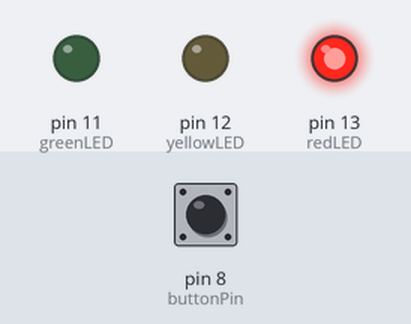
Bench run of a sketch on a simulated Arduino Uno, built with avr-gcc and run on an emulated ATmega328P. Parts: output pins drawn as LEDs (lit = HIGH). The test bench sets the inputs (shaded band); at power-on: pin 8 (buttonPin) LOW.

Above: at 3.5 s.
At 10.5 s:
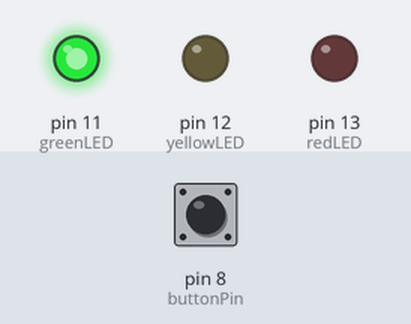
At 14.0 s:
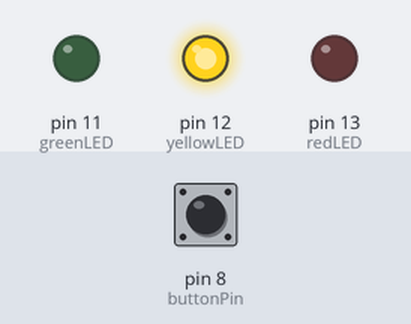
Timing chart, 0 to 19.2 s (numbered marks = the images above):
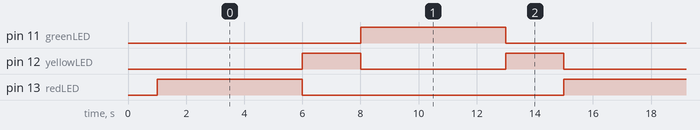

The sketch:

TrafficSig.ino
```cpp
// Pin configuration
int redLED = 13;
int yellowLED = 12;
int greenLED = 11;
int buttonPin = 8;  // Emergency vehicle or pedestrian button

// Variables to store button state
int buttonState = 0;
int lastButtonState = 0;

void setup() {
  // Set the LED pins as outputs
  pinMode(redLED, OUTPUT);
  pinMode(yellowLED, OUTPUT);
  pinMode(greenLED, OUTPUT);

  // Set the button pin as input
  pinMode(buttonPin, INPUT);

  // Start with all LEDs off
  digitalWrite(redLED, LOW);
  digitalWrite(yellowLED, LOW);
  digitalWrite(greenLED, LOW);

  // Initial delay time for traffic signals
  delay(1000);  // Give time for setup
}

void loop() {
  // Read the state of the button
  buttonState = digitalRead(buttonPin);

  // If the button is pressed (simulate emergency vehicle or pedestrian request)
  if (buttonState == HIGH && lastButtonState == LOW) {
    handleButtonPress();
    delay(500);  // Debounce delay
  }

  // Traffic light sequence when button is not pressed
  else {
    trafficLightSequence();
  }

  lastButtonState = buttonState;  // Store the button state for the next loop
}

// Function to control traffic signal sequence
void trafficLightSequence() {
  // Red Light
  digitalWrite(redLED, HIGH);
  digitalWrite(yellowLED, LOW);
  digitalWrite(greenLED, LOW);
  delay(5000);  // Red light stays for 5 seconds

  // Yellow Light
  digitalWrite(redLED, LOW);
  digitalWrite(yellowLED, HIGH);
  digitalWrite(greenLED, LOW);
  delay(2000);  // Yellow light stays for 2 seconds

  // Green Light
  digitalWrite(redLED, LOW);
  digitalWrite(yellowLED, LOW);
  digitalWrite(greenLED, HIGH);
  delay(5000);  // Green light stays for 5 seconds

  // Yellow Light
  digitalWrite(redLED, LOW);
  digitalWrite(yellowLED, HIGH);
  digitalWrite(greenLED, LOW);
  delay(2000);  // Yellow light stays for 2 seconds
}

// Function to handle button press (emergency vehicle or pedestrian)
void handleButtonPress() {
  // Emergency Vehicle: Immediately turn on red for all lanes and switch to green for emergency lane
  digitalWrite(redLED, HIGH);
  digitalWrite(yellowLED, LOW);
  digitalWrite(greenLED, LOW);
  delay(2000);  // Wait for 2 seconds to simulate emergency vehicle passing

  // Emergency vehicle is gone, return to normal traffic sequence
  trafficLightSequence();
}
```

Measured:
- by itself, pin 11 (greenLED), pin 13 (redLED): alternates HIGH for 5.0 s and LOW for 9.0 s
- by itself, pin 12 (yellowLED): alternates HIGH for 2.0 s and LOW for 5.0 s
- by itself, everything shown: repeats every 14.0 s, in 4 steps
